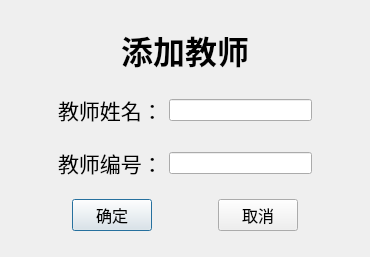
<?xml version="1.0" encoding="UTF-8"?>
<ui version="4.0">
 <class>addTeacher</class>
 <widget class="QDialog" name="addTeacher">
  <property name="geometry">
   <rect>
    <x>0</x>
    <y>0</y>
    <width>370</width>
    <height>257</height>
   </rect>
  </property>
  <property name="windowTitle">
   <string>添加教师</string>
  </property>
  <layout class="QVBoxLayout" name="verticalLayout">
   <item>
    <spacer name="verticalSpacer_5">
     <property name="orientation">
      <enum>Qt::Vertical</enum>
     </property>
     <property name="sizeHint" stdset="0">
      <size>
       <width>20</width>
       <height>19</height>
      </size>
     </property>
    </spacer>
   </item>
   <item>
    <widget class="QLabel" name="label">
     <property name="font">
      <font>
       <pointsize>24</pointsize>
       <bold>true</bold>
      </font>
     </property>
     <property name="text">
      <string>添加教师</string>
     </property>
     <property name="alignment">
      <set>Qt::AlignCenter</set>
     </property>
    </widget>
   </item>
   <item>
    <spacer name="verticalSpacer_4">
     <property name="orientation">
      <enum>Qt::Vertical</enum>
     </property>
     <property name="sizeHint" stdset="0">
      <size>
       <width>20</width>
       <height>19</height>
      </size>
     </property>
    </spacer>
   </item>
   <item>
    <layout class="QHBoxLayout" name="horizontalLayout_3" stretch="1,2,3,1">
     <item>
      <spacer name="horizontalSpacer_6">
       <property name="orientation">
        <enum>Qt::Horizontal</enum>
       </property>
       <property name="sizeHint" stdset="0">
        <size>
         <width>40</width>
         <height>20</height>
        </size>
       </property>
      </spacer>
     </item>
     <item>
      <widget class="QLabel" name="label_2">
       <property name="font">
        <font>
         <pointsize>16</pointsize>
        </font>
       </property>
       <property name="text">
        <string>教师姓名：</string>
       </property>
      </widget>
     </item>
     <item>
      <widget class="QLineEdit" name="le_tname"/>
     </item>
     <item>
      <spacer name="horizontalSpacer_7">
       <property name="orientation">
        <enum>Qt::Horizontal</enum>
       </property>
       <property name="sizeHint" stdset="0">
        <size>
         <width>40</width>
         <height>20</height>
        </size>
       </property>
      </spacer>
     </item>
    </layout>
   </item>
   <item>
    <spacer name="verticalSpacer_3">
     <property name="orientation">
      <enum>Qt::Vertical</enum>
     </property>
     <property name="sizeHint" stdset="0">
      <size>
       <width>20</width>
       <height>19</height>
      </size>
     </property>
    </spacer>
   </item>
   <item>
    <layout class="QHBoxLayout" name="horizontalLayout_2" stretch="1,2,3,1">
     <item>
      <spacer name="horizontalSpacer_4">
       <property name="orientation">
        <enum>Qt::Horizontal</enum>
       </property>
       <property name="sizeHint" stdset="0">
        <size>
         <width>40</width>
         <height>20</height>
        </size>
       </property>
      </spacer>
     </item>
     <item>
      <widget class="QLabel" name="label_3">
       <property name="font">
        <font>
         <pointsize>16</pointsize>
        </font>
       </property>
       <property name="text">
        <string>教师编号：</string>
       </property>
      </widget>
     </item>
     <item>
      <widget class="QLineEdit" name="le_tno"/>
     </item>
     <item>
      <spacer name="horizontalSpacer_5">
       <property name="orientation">
        <enum>Qt::Horizontal</enum>
       </property>
       <property name="sizeHint" stdset="0">
        <size>
         <width>40</width>
         <height>20</height>
        </size>
       </property>
      </spacer>
     </item>
    </layout>
   </item>
   <item>
    <spacer name="verticalSpacer_2">
     <property name="orientation">
      <enum>Qt::Vertical</enum>
     </property>
     <property name="sizeHint" stdset="0">
      <size>
       <width>20</width>
       <height>19</height>
      </size>
     </property>
    </spacer>
   </item>
   <item>
    <layout class="QHBoxLayout" name="horizontalLayout">
     <item>
      <spacer name="horizontalSpacer_2">
       <property name="orientation">
        <enum>Qt::Horizontal</enum>
       </property>
       <property name="sizeHint" stdset="0">
        <size>
         <width>40</width>
         <height>20</height>
        </size>
       </property>
      </spacer>
     </item>
     <item>
      <widget class="QPushButton" name="btn_confirm">
       <property name="font">
        <font>
         <pointsize>12</pointsize>
        </font>
       </property>
       <property name="text">
        <string>确定</string>
       </property>
      </widget>
     </item>
     <item>
      <spacer name="horizontalSpacer">
       <property name="orientation">
        <enum>Qt::Horizontal</enum>
       </property>
       <property name="sizeHint" stdset="0">
        <size>
         <width>40</width>
         <height>20</height>
        </size>
       </property>
      </spacer>
     </item>
     <item>
      <widget class="QPushButton" name="btn_decline">
       <property name="font">
        <font>
         <pointsize>12</pointsize>
        </font>
       </property>
       <property name="text">
        <string>取消</string>
       </property>
      </widget>
     </item>
     <item>
      <spacer name="horizontalSpacer_3">
       <property name="orientation">
        <enum>Qt::Horizontal</enum>
       </property>
       <property name="sizeHint" stdset="0">
        <size>
         <width>40</width>
         <height>20</height>
        </size>
       </property>
      </spacer>
     </item>
    </layout>
   </item>
   <item>
    <spacer name="verticalSpacer">
     <property name="orientation">
      <enum>Qt::Vertical</enum>
     </property>
     <property name="sizeHint" stdset="0">
      <size>
       <width>20</width>
       <height>19</height>
      </size>
     </property>
    </spacer>
   </item>
  </layout>
 </widget>
 <resources/>
 <connections/>
</ui>
